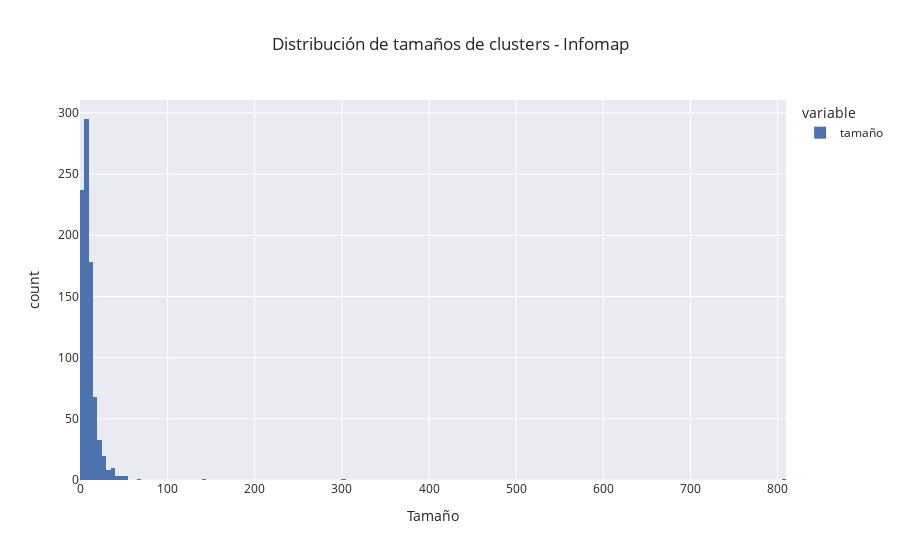
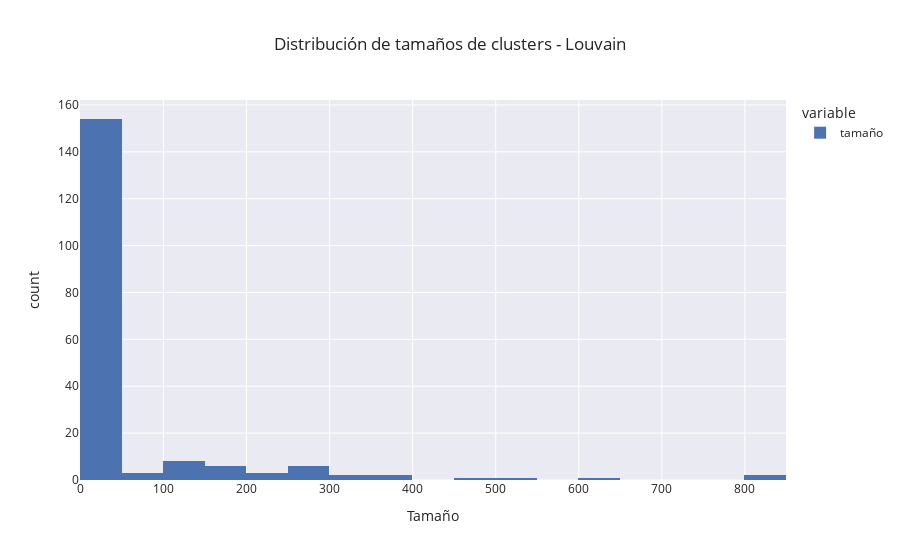

The notebook cell saved with these charts, in order:
### Code cell
tamaños_infomap = pd.Series(col_infomap.value_counts(), name="tamaño")
tamaños_louvain = pd.Series(col_louvain.value_counts(), name="tamaño")

fig_dist_infomap = px.histogram(tamaños_infomap, title="Distribución de tamaños de clusters - Infomap").update_layout(xaxis_title="Tamaño")
fig_dist_infomap.show()

fig_dist_louvain = px.histogram(tamaños_louvain, title="Distribución de tamaños de clusters - Louvain").update_layout(xaxis_title="Tamaño")
fig_dist_louvain.show()

stats = {"Infomap":{"Num_clusters":len(tamaños_infomap),"Modularidad":round(comunidades_dd["Infomap"]["modularidad"],2)}, "Louvain":{"Num_clusters":len(tamaños_louvain),"Modularidad":round(comunidades_dd["Louvain"]["modularidad"],2)}}

display(pd.DataFrame(stats))

### Figure 1 — Plotly figure (JSON) as saved in the notebook; plotly's stock layout.template omitted (floating-point values rounded to 4 significant figures; data arrays with more than 128 entries replaced by an {"elided": "..."} marker saying what was removed)
{"data": [{"alignmentgroup": "True", "bingroup": "x", "hovertemplate": "variable=tamaño<br>value=%{x}<br>count=%{y}<extra></extra>", "legendgroup": "tamaño", "marker": {"color": "rgb(76,114,176)", "pattern": {"shape": ""}}, "name": "tamaño", "offsetgroup": "tamaño", "orientation": "v", "showlegend": true, "type": "histogram", "x": {"elided": "862 int values"}, "xaxis": "x", "yaxis": "y"}], "layout": {"barmode": "relative", "legend": {"title": {"text": "variable"}, "tracegroupgap": 0}, "title": {"text": "Distribución de tamaños de clusters - Infomap"}, "xaxis": {"anchor": "y", "domain": [0, 1], "title": {"text": "Tamaño"}}, "yaxis": {"anchor": "x", "domain": [0, 1], "title": {"text": "count"}}}}

### Figure 2 — Plotly figure (JSON) as saved in the notebook; plotly's stock layout.template omitted (floating-point values rounded to 4 significant figures; data arrays with more than 128 entries replaced by an {"elided": "..."} marker saying what was removed)
{"data": [{"alignmentgroup": "True", "bingroup": "x", "hovertemplate": "variable=tamaño<br>value=%{x}<br>count=%{y}<extra></extra>", "legendgroup": "tamaño", "marker": {"color": "rgb(76,114,176)", "pattern": {"shape": ""}}, "name": "tamaño", "offsetgroup": "tamaño", "orientation": "v", "showlegend": true, "type": "histogram", "x": {"elided": "189 int values"}, "xaxis": "x", "yaxis": "y"}], "layout": {"barmode": "relative", "legend": {"title": {"text": "variable"}, "tracegroupgap": 0}, "title": {"text": "Distribución de tamaños de clusters - Louvain"}, "xaxis": {"anchor": "y", "domain": [0, 1], "title": {"text": "Tamaño"}}, "yaxis": {"anchor": "x", "domain": [0, 1], "title": {"text": "count"}}}}
